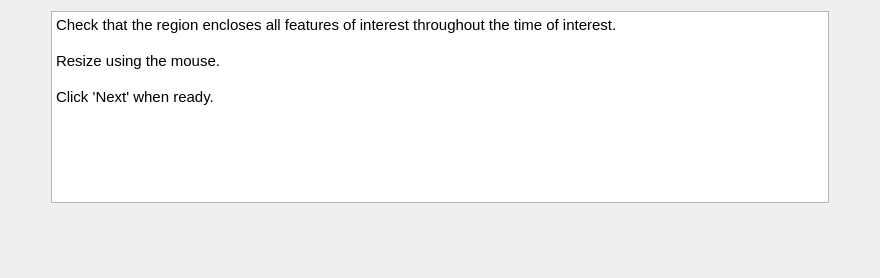
<?xml version="1.0" encoding="UTF-8"?>
<ui version="4.0">
 <class>RegionsWizardCheckPage</class>
 <widget class="QWizardPage" name="RegionsWizardCheckPage">
  <property name="geometry">
   <rect>
    <x>0</x>
    <y>0</y>
    <width>880</width>
    <height>278</height>
   </rect>
  </property>
  <property name="windowTitle">
   <string>Check Region</string>
  </property>
  <property name="title">
   <string>Check Region</string>
  </property>
  <attribute name="pageId">
   <string notr="true"/>
  </attribute>
  <layout class="QVBoxLayout" name="verticalLayout">
   <item>
    <layout class="QHBoxLayout" name="horizontalLayout" stretch="0,1,0">
     <item>
      <spacer name="horizontalSpacer">
       <property name="orientation">
        <enum>Qt::Horizontal</enum>
       </property>
       <property name="sizeHint" stdset="0">
        <size>
         <width>40</width>
         <height>20</height>
        </size>
       </property>
      </spacer>
     </item>
     <item>
      <widget class="QTextBrowser" name="_textBrowser">
       <property name="html">
        <string>&lt;!DOCTYPE HTML PUBLIC &quot;-//W3C//DTD HTML 4.0//EN&quot; &quot;http://www.w3.org/TR/REC-html40/strict.dtd&quot;&gt;
&lt;html&gt;&lt;head&gt;&lt;meta name=&quot;qrichtext&quot; content=&quot;1&quot; /&gt;&lt;style type=&quot;text/css&quot;&gt;
p, li { white-space: pre-wrap; }
&lt;/style&gt;&lt;/head&gt;&lt;body style=&quot; font-family:'MS Shell Dlg 2'; font-size:8pt; font-weight:400; font-style:normal;&quot;&gt;
&lt;p style=&quot; margin-top:0px; margin-bottom:0px; margin-left:0px; margin-right:0px; -qt-block-indent:0; text-indent:0px;&quot;&gt;&lt;span style=&quot; font-size:11pt;&quot;&gt;Check that the region encloses all features of interest throughout the time of interest.&lt;/span&gt;&lt;/p&gt;
&lt;p style=&quot;-qt-paragraph-type:empty; margin-top:0px; margin-bottom:0px; margin-left:0px; margin-right:0px; -qt-block-indent:0; text-indent:0px; font-size:11pt;&quot;&gt;&lt;br /&gt;&lt;/p&gt;
&lt;p style=&quot; margin-top:0px; margin-bottom:0px; margin-left:0px; margin-right:0px; -qt-block-indent:0; text-indent:0px;&quot;&gt;&lt;span style=&quot; font-size:11pt;&quot;&gt;Resize using the mouse.&lt;/span&gt;&lt;/p&gt;
&lt;p style=&quot;-qt-paragraph-type:empty; margin-top:0px; margin-bottom:0px; margin-left:0px; margin-right:0px; -qt-block-indent:0; text-indent:0px; font-size:11pt;&quot;&gt;&lt;br /&gt;&lt;/p&gt;
&lt;p style=&quot; margin-top:0px; margin-bottom:0px; margin-left:0px; margin-right:0px; -qt-block-indent:0; text-indent:0px;&quot;&gt;&lt;span style=&quot; font-size:11pt;&quot;&gt;Click 'Next' when ready.&lt;/span&gt;&lt;/p&gt;&lt;/body&gt;&lt;/html&gt;</string>
       </property>
       <property name="overwriteMode">
        <bool>false</bool>
       </property>
       <property name="openLinks">
        <bool>false</bool>
       </property>
      </widget>
     </item>
     <item>
      <spacer name="horizontalSpacer_2">
       <property name="orientation">
        <enum>Qt::Horizontal</enum>
       </property>
       <property name="sizeHint" stdset="0">
        <size>
         <width>40</width>
         <height>20</height>
        </size>
       </property>
      </spacer>
     </item>
    </layout>
   </item>
   <item>
    <spacer name="verticalSpacer">
     <property name="orientation">
      <enum>Qt::Vertical</enum>
     </property>
     <property name="sizeHint" stdset="0">
      <size>
       <width>20</width>
       <height>2</height>
      </size>
     </property>
    </spacer>
   </item>
  </layout>
 </widget>
 <resources/>
 <connections/>
</ui>
